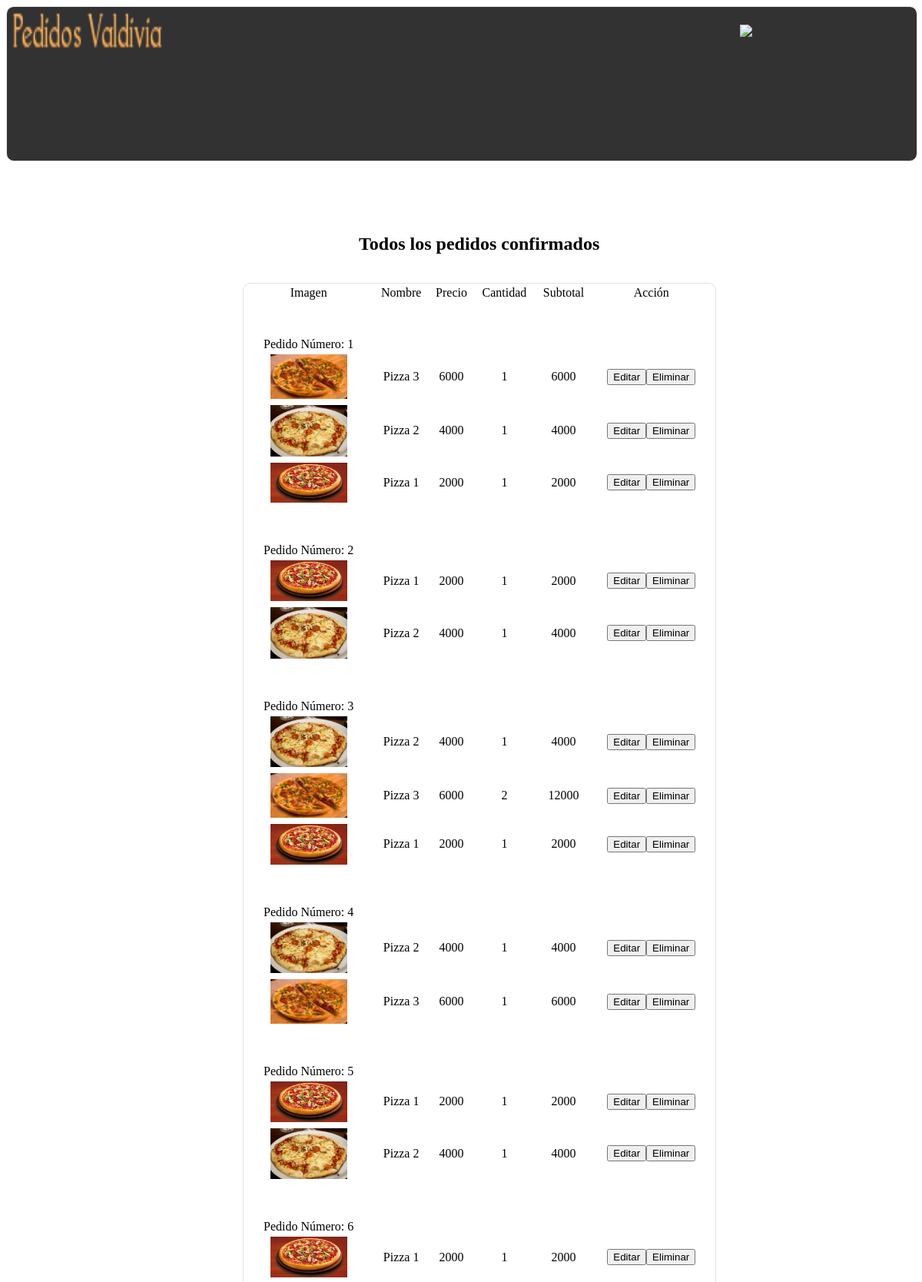
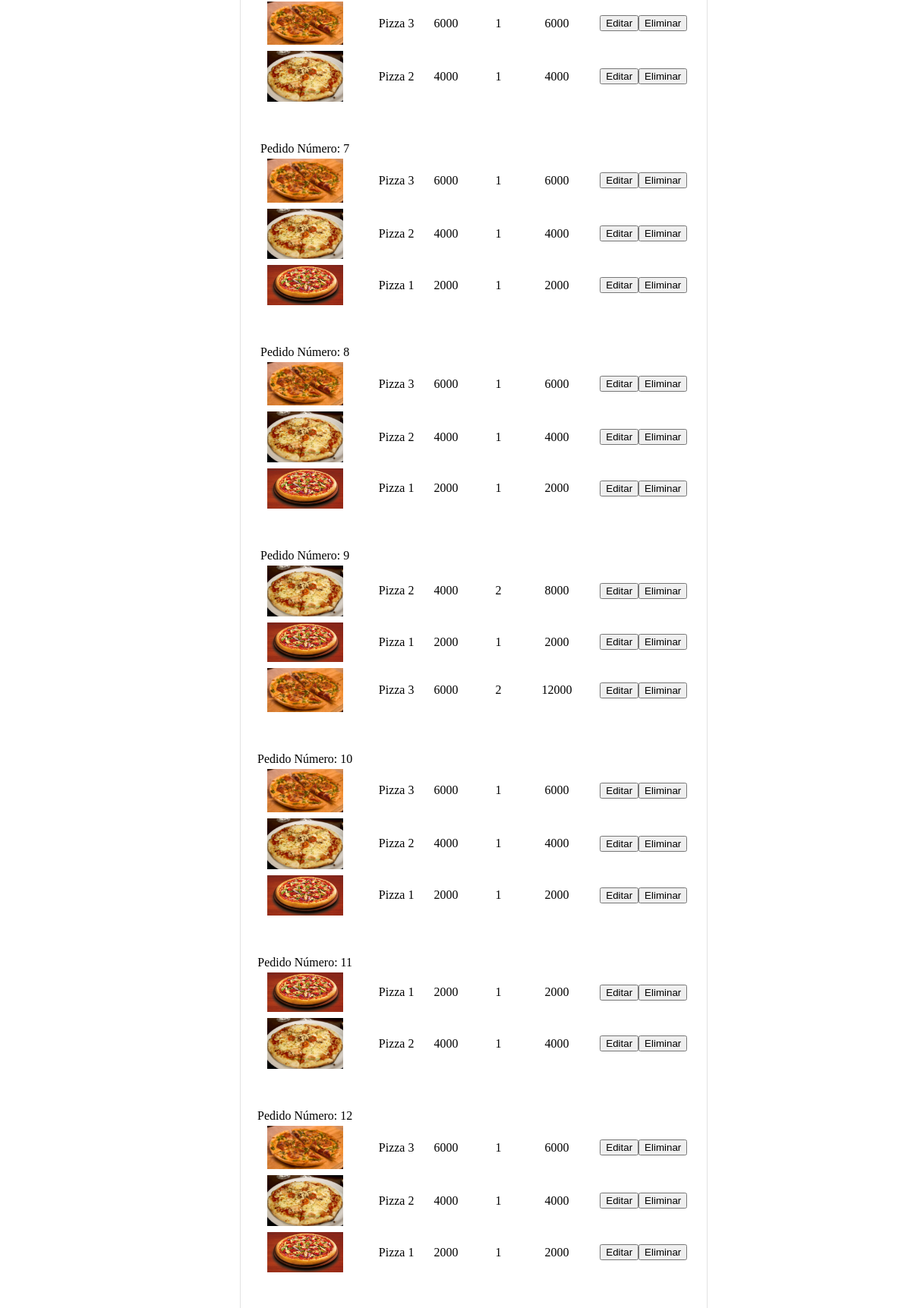
The app's page /admin/procesos/adminpedidos.php (upper part) with its own data (2 pictures, top to bottom).
### tables this page shows
CREATE TABLE IF NOT EXISTS `ventas` (
`ID_Venta` tinyint(5) NOT NULL,
  `ID_Pedido` tinyint(5) NOT NULL,
  `ID_Platillo` tinyint(5) NOT NULL,
  `ID_Menu` tinyint(5) NOT NULL,
  `ID_Restaurante` tinyint(5) NOT NULL,
  `ID_Cliente` tinyint(5) NOT NULL,
  `Descripcion` varchar(50) NOT NULL,
  `Tipo_pago` varchar(50) NOT NULL,
  `Fecha_pago` date DEFAULT NULL,
  `Fecha_entrega` date DEFAULT NULL,
  `Precio` double NOT NULL,
  `Cantidad` tinyint(5) NOT NULL,
  `Imagen` varchar(50) DEFAULT NULL,
  `Subtotal` double NOT NULL
);

### admin/procesos/adminpedidos.php (the view, shortened to what this page needs)
<?php
	require("../../basedatos/conexion_bd.php");
	require("../../procesos/funciones.php");
?>
<!DOCTYPE html>
<html lang="es">
<head>
	<link rel="stylesheet" type="text/css" href="../../estilos/estilosCSS.css">
</head>
<body>
	<div id="header">
    	<table border="0" bordercolordark="#000000" width="100%">
            <tr>
            	<td width="82%">
            		<img src="../../recursos/cooltext138285584887145.png" width="202" height="55" id="Insert_logo" />
           	    </td>
                <td> <div class="carrito"><a href="../../CargaCompras.php"><img src="../../recursos/icon_shopcart.png" width="40px" /></a></div></td>
           	    <td width="18%" align="center"><?php login(); ?></td>
            </tr>
            <tr>
            	<td width="82%">
                </td>
            </tr>
   	    </table>
    </div>
	<section>
	<center><h1>Todos los pedidos confirmados</h1></center><br>
    <div class="caja">
	<table border="0px" width="100%">
		<tr>
			<td>Imagen</td>
			<td>Nombre</td>
			<td>Precio</td>
			<td>Cantidad</td>
			<td>Subtotal</td>
            <td>Acción</td>
		</tr>
		<?php
			$re=mysql_query("SELECT ventas.ID_Pedido as numeropedido, ventas.Imagen as imagen, ventas.Descripcion as nombre, ventas.Precio as precio, ventas.Cantidad as cantidad, ventas.SubTotal as subtotal FROM `ventas` order by ventas.ID_Pedido ASC");
			$numeropedido=0;
			while ($f=mysql_fetch_array($re)) {
					if($numeropedido	!=$f['numeropedido']){
						echo '<tr><td colspan="8"><hr /></td></tr><tr><td>Pedido Número: '.$f['numeropedido'].' </td></tr>
						';
					}
					$numeropedido=$f['numeropedido'];
					echo '<tr>
						<td><img src="../../'.$f['imagen'].'" width="100px" heigth="100px" /></td>
						<td>'.$f['nombre'].'</td>
						<td>'.$f['precio'].'</td>
						<td>'.$f['cantidad'].'</td>
						<td>'.$f['subtotal'].'</td>
						<td><input type="button" value="Editar"><input type="button" value="Eliminar"></td>
						<td rowspan="2"></td>
					</tr>
					<tr><td></td></tr>';
			}
		?>
	</table>
    </div>
    <br>
    <br>
	</section>
</body>
</html>

### estilos/estilosCSS.css (style rules this page uses)
div#header { border:1px solid #E2E2E2; border-radius:10px; background-color:transparent; width:100%; height:200px; -moz-opacity: 0.8; background-color: black; opacity:0.80; no-repeat top; background-size:100% 800px }
.carrito { float:right; }

### procesos/funciones.php (style rules this page uses)
hr { margin: 20px; border: none; border-bottom: thin solid rgba(255,255,255,.1); }

### admin/procesos/adminpedidos.php (style rules this page uses)
section { width: 80%; min-height: 500px; padding: 2%; margin:0 auto; margin-left: 10%; margin-top: 50px; }
.caja { background:white; color:black; width:614px; height:auto; text-align:center; border:1px solid #E2E2E2; border-radius:10px; margin:15px auto; margin-bottom:auto; margin-top:auto; }

### records on screen
ventas: ID_Pedido "1", Imagen (picture), Descripcion "Pizza 3", Precio "6000", Cantidad "1", Subtotal "6000"
ventas: Imagen (picture), Descripcion "Pizza 2", Precio "4000", Cantidad "1", Subtotal "4000"
ventas: Imagen (picture), Descripcion "Pizza 1", Precio "2000", Cantidad "1", Subtotal "2000"
ventas: ID_Pedido "2", Imagen (picture), Descripcion "Pizza 1", Precio "2000", Cantidad "1", Subtotal "2000"
ventas: Imagen (picture), Descripcion "Pizza 2", Precio "4000", Cantidad "1", Subtotal "4000"
ventas: ID_Pedido "3", Imagen (picture), Descripcion "Pizza 2", Precio "4000", Cantidad "1", Subtotal "4000"
ventas: Imagen (picture), Descripcion "Pizza 3", Precio "6000", Cantidad "2", Subtotal "12000"
ventas: Imagen (picture), Descripcion "Pizza 1", Precio "2000", Cantidad "1", Subtotal "2000"
ventas: ID_Pedido "4", Imagen (picture), Descripcion "Pizza 2", Precio "4000", Cantidad "1", Subtotal "4000"
ventas: Imagen (picture), Descripcion "Pizza 3", Precio "6000", Cantidad "1", Subtotal "6000"
ventas: ID_Pedido "5", Imagen (picture), Descripcion "Pizza 1", Precio "2000", Cantidad "1", Subtotal "2000"
ventas: Imagen (picture), Descripcion "Pizza 2", Precio "4000", Cantidad "1", Subtotal "4000"
ventas: ID_Pedido "6", Imagen (picture), Descripcion "Pizza 1", Precio "2000", Cantidad "1", Subtotal "2000"
ventas: Imagen (picture), Descripcion "Pizza 3", Precio "6000", Cantidad "1", Subtotal "6000"
ventas: Imagen (picture), Descripcion "Pizza 2", Precio "4000", Cantidad "1", Subtotal "4000"
ventas: ID_Pedido "7", Imagen (picture), Descripcion "Pizza 3", Precio "6000", Cantidad "1", Subtotal "6000"
ventas: Imagen (picture), Descripcion "Pizza 2", Precio "4000", Cantidad "1", Subtotal "4000"
ventas: Imagen (picture), Descripcion "Pizza 1", Precio "2000", Cantidad "1", Subtotal "2000"
ventas: ID_Pedido "8", Imagen (picture), Descripcion "Pizza 3", Precio "6000", Cantidad "1", Subtotal "6000"
ventas: Imagen (picture), Descripcion "Pizza 2", Precio "4000", Cantidad "1", Subtotal "4000"
ventas: Imagen (picture), Descripcion "Pizza 1", Precio "2000", Cantidad "1", Subtotal "2000"
ventas: ID_Pedido "9", Imagen (picture), Descripcion "Pizza 2", Precio "4000", Cantidad "2", Subtotal "8000"
ventas: Imagen (picture), Descripcion "Pizza 1", Precio "2000", Cantidad "1", Subtotal "2000"
ventas: Imagen (picture), Descripcion "Pizza 3", Precio "6000", Cantidad "2", Subtotal "12000"
ventas: ID_Pedido "10", Imagen (picture), Descripcion "Pizza 3", Precio "6000", Cantidad "1", Subtotal "6000"
ventas: Imagen (picture), Descripcion "Pizza 2", Precio "4000", Cantidad "1", Subtotal "4000"
ventas: Imagen (picture), Descripcion "Pizza 1", Precio "2000", Cantidad "1", Subtotal "2000"
ventas: ID_Pedido "11", Imagen (picture), Descripcion "Pizza 1", Precio "2000", Cantidad "1", Subtotal "2000"
ventas: Imagen (picture), Descripcion "Pizza 2", Precio "4000", Cantidad "1", Subtotal "4000"
ventas: ID_Pedido "12", Imagen (picture), Descripcion "Pizza 3", Precio "6000", Cantidad "1", Subtotal "6000"
ventas: Imagen (picture), Descripcion "Pizza 2", Precio "4000", Cantidad "1", Subtotal "4000"
ventas: Imagen (picture), Descripcion "Pizza 1", Precio "2000", Cantidad "1", Subtotal "2000"
